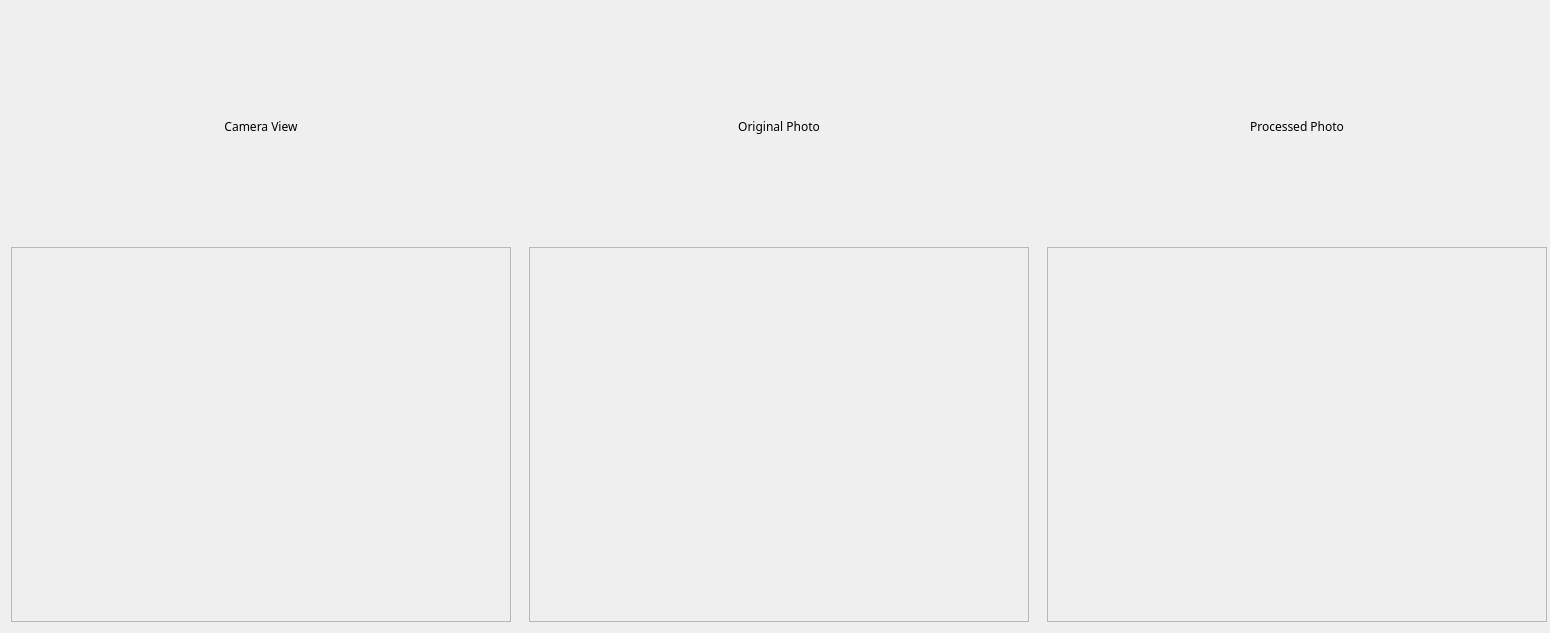
<?xml version="1.0" encoding="UTF-8"?>
<ui version="4.0">
 <class>Form</class>
 <widget class="QWidget" name="Form">
  <property name="geometry">
   <rect>
    <x>0</x>
    <y>0</y>
    <width>1550</width>
    <height>633</height>
   </rect>
  </property>
  <property name="minimumSize">
   <size>
    <width>1205</width>
    <height>0</height>
   </size>
  </property>
  <property name="maximumSize">
   <size>
    <width>16777215</width>
    <height>1000</height>
   </size>
  </property>
  <property name="windowTitle">
   <string>Form</string>
  </property>
  <layout class="QHBoxLayout" name="horizontalLayout">
   <item>
    <layout class="QVBoxLayout" name="verticalLayout">
     <item>
      <widget class="QLabel" name="label">
       <property name="minimumSize">
        <size>
         <width>500</width>
         <height>0</height>
        </size>
       </property>
       <property name="font">
        <font>
         <family>Segoe Print</family>
         <pointsize>9</pointsize>
        </font>
       </property>
       <property name="contextMenuPolicy">
        <enum>Qt::NoContextMenu</enum>
       </property>
       <property name="layoutDirection">
        <enum>Qt::LeftToRight</enum>
       </property>
       <property name="text">
        <string>Camera View</string>
       </property>
       <property name="alignment">
        <set>Qt::AlignCenter</set>
       </property>
      </widget>
     </item>
     <item>
      <widget class="QLabel" name="cameraLabel">
       <property name="minimumSize">
        <size>
         <width>500</width>
         <height>375</height>
        </size>
       </property>
       <property name="maximumSize">
        <size>
         <width>500</width>
         <height>375</height>
        </size>
       </property>
       <property name="frameShape">
        <enum>QFrame::StyledPanel</enum>
       </property>
       <property name="text">
        <string/>
       </property>
      </widget>
     </item>
    </layout>
   </item>
   <item>
    <spacer name="horizontalSpacer">
     <property name="orientation">
      <enum>Qt::Horizontal</enum>
     </property>
     <property name="sizeType">
      <enum>QSizePolicy::Fixed</enum>
     </property>
     <property name="sizeHint" stdset="0">
      <size>
       <width>20</width>
       <height>20</height>
      </size>
     </property>
    </spacer>
   </item>
   <item>
    <layout class="QVBoxLayout" name="verticalLayout_2">
     <item>
      <widget class="QLabel" name="label_2">
       <property name="minimumSize">
        <size>
         <width>500</width>
         <height>0</height>
        </size>
       </property>
       <property name="font">
        <font>
         <family>Segoe Print</family>
         <pointsize>9</pointsize>
        </font>
       </property>
       <property name="contextMenuPolicy">
        <enum>Qt::NoContextMenu</enum>
       </property>
       <property name="layoutDirection">
        <enum>Qt::LeftToRight</enum>
       </property>
       <property name="text">
        <string>Original Photo</string>
       </property>
       <property name="alignment">
        <set>Qt::AlignCenter</set>
       </property>
      </widget>
     </item>
     <item>
      <widget class="QLabel" name="photoLabel">
       <property name="minimumSize">
        <size>
         <width>500</width>
         <height>375</height>
        </size>
       </property>
       <property name="maximumSize">
        <size>
         <width>500</width>
         <height>375</height>
        </size>
       </property>
       <property name="frameShape">
        <enum>QFrame::StyledPanel</enum>
       </property>
       <property name="text">
        <string/>
       </property>
      </widget>
     </item>
    </layout>
   </item>
   <item>
    <spacer name="horizontalSpacer_2">
     <property name="orientation">
      <enum>Qt::Horizontal</enum>
     </property>
     <property name="sizeType">
      <enum>QSizePolicy::Fixed</enum>
     </property>
     <property name="sizeHint" stdset="0">
      <size>
       <width>20</width>
       <height>20</height>
      </size>
     </property>
    </spacer>
   </item>
   <item>
    <layout class="QVBoxLayout" name="verticalLayout_3">
     <item>
      <widget class="QLabel" name="label_3">
       <property name="minimumSize">
        <size>
         <width>500</width>
         <height>0</height>
        </size>
       </property>
       <property name="font">
        <font>
         <family>Segoe Print</family>
         <pointsize>9</pointsize>
        </font>
       </property>
       <property name="contextMenuPolicy">
        <enum>Qt::NoContextMenu</enum>
       </property>
       <property name="layoutDirection">
        <enum>Qt::LeftToRight</enum>
       </property>
       <property name="text">
        <string>Processed Photo</string>
       </property>
       <property name="alignment">
        <set>Qt::AlignCenter</set>
       </property>
      </widget>
     </item>
     <item>
      <widget class="QLabel" name="imageLabel">
       <property name="minimumSize">
        <size>
         <width>500</width>
         <height>375</height>
        </size>
       </property>
       <property name="maximumSize">
        <size>
         <width>500</width>
         <height>375</height>
        </size>
       </property>
       <property name="frameShape">
        <enum>QFrame::StyledPanel</enum>
       </property>
       <property name="frameShadow">
        <enum>QFrame::Plain</enum>
       </property>
       <property name="text">
        <string/>
       </property>
      </widget>
     </item>
    </layout>
   </item>
  </layout>
 </widget>
 <resources/>
 <connections/>
</ui>
